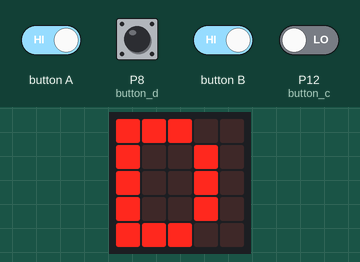
Simulated run of this program. Board: BBC micro:bit running MicroPython. Shown: the board's 5×5 LED display. The test bench sets the inputs (shaded band); at power-on: P8 (button_d) LOW, P12 (button_c) LOW.

Above: at 1.2 s.
1.3 s: P8 (button_d) pulled HIGH for 0.15 s
At 1.4 s:
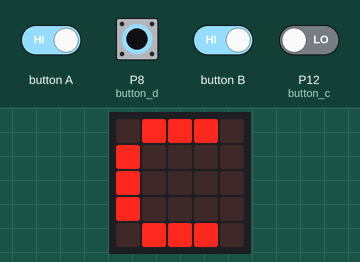
3.0 s: button A driven LOW and P8 (button_d) driven HIGH and button B driven LOW and P12 (button_c) driven HIGH
At 3.5 s:
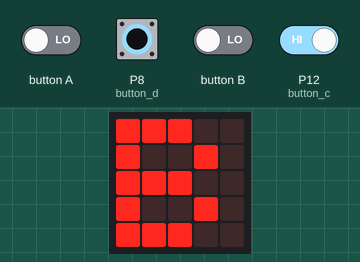
4.5 s: button B released
At 4.8 s:
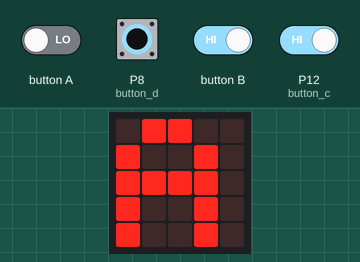
6.0 s: button B held down
At 7.2 s:
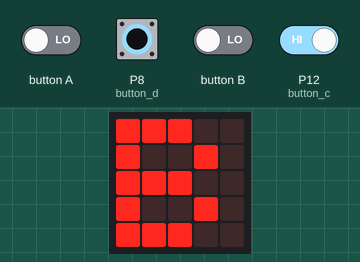
7.5 s: P8 (button_d) driven LOW
At 8.7 s:
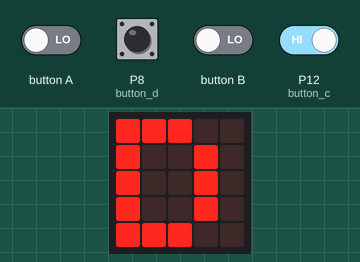
Timing chart, 0 to 10.0 s (numbered marks = the images above; inputs shaded):
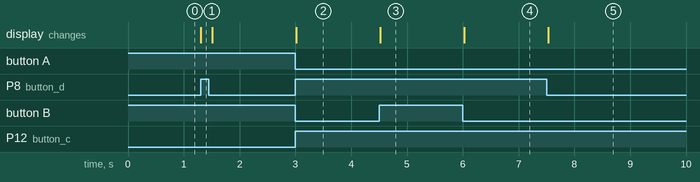

The program:

4-1-Button-main.py
```python
# Imports go at the top
from microbit import *

# Button
button_a = pin5
button_b = pin11
button_c = pin12
button_d = pin8

def readButtonValue(button):
    return button.read_digital()

# Code in a 'while True:' loop repeats forever
while True:
    if readButtonValue(button_a) == 0:
        display.show('A')
    if readButtonValue(button_b) == 0:
        display.show('B')
    if readButtonValue(button_c) == 0:
        display.show('C')
    if readButtonValue(button_d) == 0:
        display.show('D')
    sleep(100)
```

Measured:
- after the input at 1.3 s, the display: changes at once (image 1)
- after the input at 3.0 s, the display: changes at once (image 2)
- after the input at 4.5 s, the display: changes at once (image 3)
- after the input at 6.0 s, the display: changes at once (image 4)
- after the input at 7.5 s, the display: changes at once (image 5)
